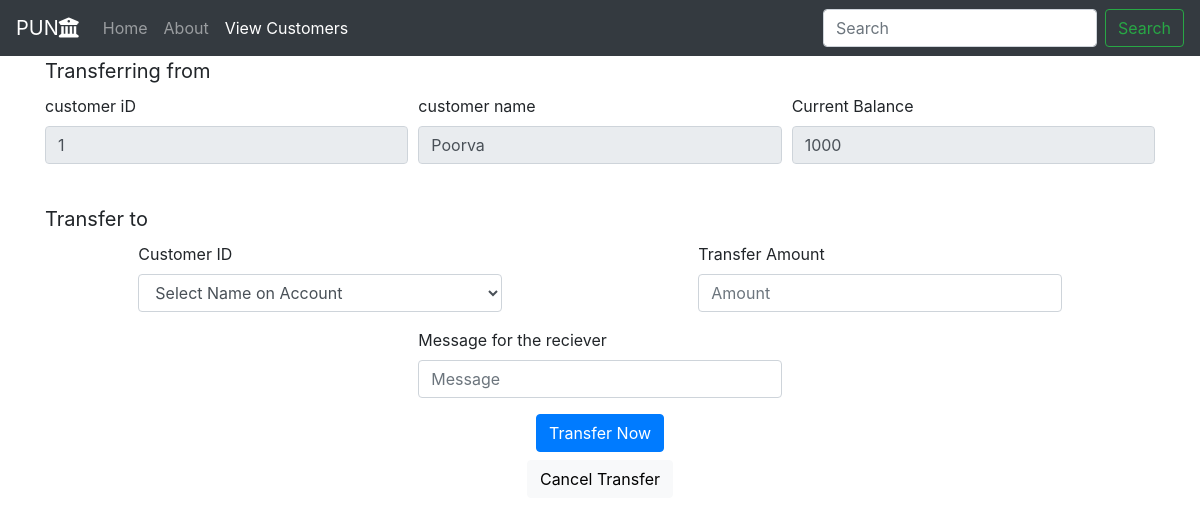
Screenshot of /transfer.php?customer_id=1 with the database file from the repository.
### tables this page shows
CREATE TABLE IF NOT EXISTS `customer` (
  `id` int(30) NOT NULL AUTO_INCREMENT,
  `name` varchar(255) NOT NULL,
  `email` varchar(255) NOT NULL,
  `CurrentBalance` int(30) NOT NULL,
  PRIMARY KEY (`id`)
);

### transfer.php (the view, shortened to what this page needs)
<!doctype html>
<html lang="en">
<?php
    include("functions.php");
?>
<head>
  <link rel="stylesheet" href="style.css">
  <link rel="stylesheet" href="https://cdn.jsdelivr.net/npm/bootstrap@4.5.3/dist/css/bootstrap.min.css"
>
  <link rel="stylesheet" href="https://stackpath.bootstrapcdn.com/font-awesome/4.7.0/css/font-awesome.min.css">
</head>
<body>
  <nav class="navbar navbar-expand-lg navbar-dark bg-dark ">
    <a class="navbar-brand" href="punb.php">PUN<i class="fa fa-university" aria-hidden="true"></i></a>
    <div class="collapse navbar-collapse" id="navbarSupportedContent">
      <ul class="navbar-nav mr-auto">
        <li class="nav-item ">
          <a class="nav-link" href="index.php">Home <span class="sr-only">(current)</span></a>
        </li>
        <li class="nav-item">
          <a class="nav-link" href="about.php">About </a>
        </li>
        <li class="nav-item active">
                    <a class="nav-link" href="customers.php"> View Customers </a>
                </li>
      </ul>
      <form class="form-inline my-2 my-lg-0">
        <input class="form-control mr-sm-2" type="search" placeholder="Search" aria-label="Search">
        <button class="btn btn-outline-success my-2 my-sm-0" type="submit">Search</button>
      </form>
    </div>
  </nav>
<div class="container">
          <?php
               if(isset($_GET['customer_id'])) {
                  $c_id = $_GET['customer_id'];
                  $get_customer = "select * from customer where id='$c_id'";
                  $run_customer = mysqli_query($conn, $get_customer);
                  $row_customer = mysqli_fetch_array($run_customer);
                  $customer_id = $row_customer['id'];
                  $customer_name = $row_customer['name'];
                  $current_balance = $row_customer['CurrentBalance'];
                  echo"
                      <form action='transfer.php?customer_id=$c_id' method='post' enctype='multipart/form-data'>
                      <label for='from' style='font-size: 20px;'>Transferring from</label>
                          <div class='form-row'>
                              <div class='col-lg-4 col-md-8 col-sm-12 mb-3 mx-auto'>
                                  <label for='from_acc'>customer iD</label>
                                  <input type='number' class='form-control' name='from_acc' value='$customer_id' readonly>
                              </div>
                              <div class='col-lg-4 col-md-8 col-sm-12 mb-3 mx-auto'>
                                  <label for='from_acc_name'>customer name</label>
                                  <input type='text' class='form-control' name='from_acc_name' value='$customer_name' readonly>
                              </div>
                              <div class='col-lg-4 col-md-8 col-sm-12 mb-3 mx-auto'>
                                  <label for='curr_bal'>Current Balance</label>
                                  <input type='number' class='form-control' name='curr_bal' value='$current_balance' readonly>
                              </div>
                          </div>
                          <br>
                          <label for='to' style='font-size: 20px;'>Transfer to</label>
                          <div class='form-row'>
                              <div class='col-lg-4 col-md-8 col-sm-12 mb-3 mx-auto'>
                                  <label for='to_acc'>Customer ID</label>
                                  <select class='form-control' name='to_acc' required>
                                      <option value='0'>Select Name on Account</option>
                                ";
                                      echo"
                                      </select>
                              </div>
                              <div class='col-lg-4 col-md-8 col-sm-12 mb-3 mx-auto'>
                                  <label for='transfer_amt'>Transfer Amount</label>
                                  <input type='number' class='form-control' name='transfer_amt' placeholder='Amount' required>
                              </div>
                          </div>
                          <div class='form-row'>
                              <div class='col-lg-4 col-md-8 col-sm-12 mb-3 mx-auto'>
                                  <label for='transfer_msg'>Message for the reciever</label>
                                  <input type='text' class='form-control' name='transfer_msg' placeholder='Message'>
                              </div>
                          </div>
                          <center>
                              <button type='submit' class='btn btn-primary' name='transfer'>Transfer Now</button>
                          </center>
                      </form>
                      <div class='row'>
                          <div class='col'>
                              <center>
                                  <button class='btn btn-light my-2'>
                                      <a href='customers.php' style='text-decoration: none; color: #000;'>Cancel Transfer</a>
                                  </button>
                              </center>
                          </div>
                      </div>
                  ";
              }
          ?>
      </div>
      </body>
</html>

### style.css (style rules this page uses)
.btn { text-align: center; border: 5px solid gray; border-radius: 30px; background-color: #555; }

### rows the page displays
customer: from_acc "1", from_acc_name "Poorva", curr_bal "1000"
